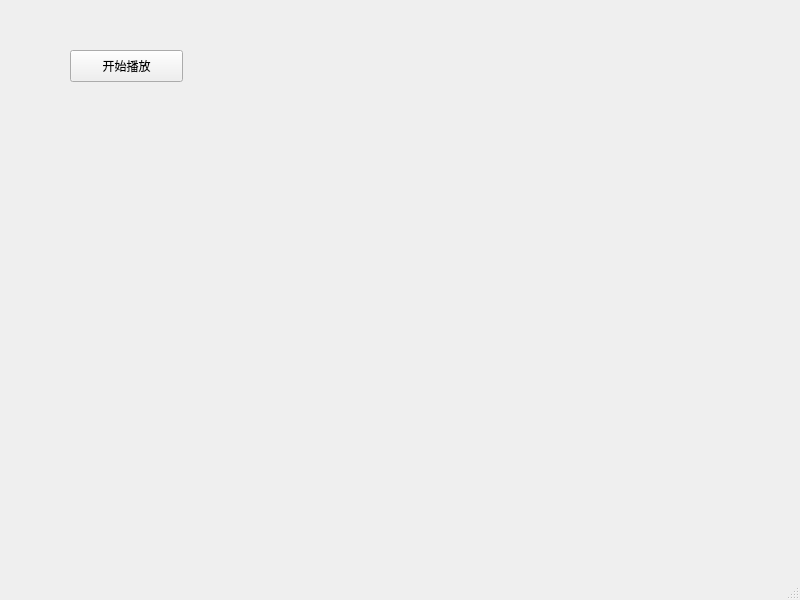
<?xml version="1.0" encoding="UTF-8"?>
<ui version="4.0">
 <class>MainWindow</class>
 <widget class="QMainWindow" name="MainWindow">
  <property name="geometry">
   <rect>
    <x>0</x>
    <y>0</y>
    <width>800</width>
    <height>600</height>
   </rect>
  </property>
  <property name="windowTitle">
   <string>MainWindow</string>
  </property>
  <widget class="QWidget" name="centralwidget">
   <widget class="QPushButton" name="playButton">
    <property name="geometry">
     <rect>
      <x>70</x>
      <y>50</y>
      <width>113</width>
      <height>32</height>
     </rect>
    </property>
    <property name="text">
     <string>开始播放</string>
    </property>
   </widget>
  </widget>
  <widget class="QMenuBar" name="menubar">
   <property name="geometry">
    <rect>
     <x>0</x>
     <y>0</y>
     <width>800</width>
     <height>24</height>
    </rect>
   </property>
  </widget>
  <widget class="QStatusBar" name="statusbar"/>
 </widget>
 <resources/>
 <connections/>
</ui>
